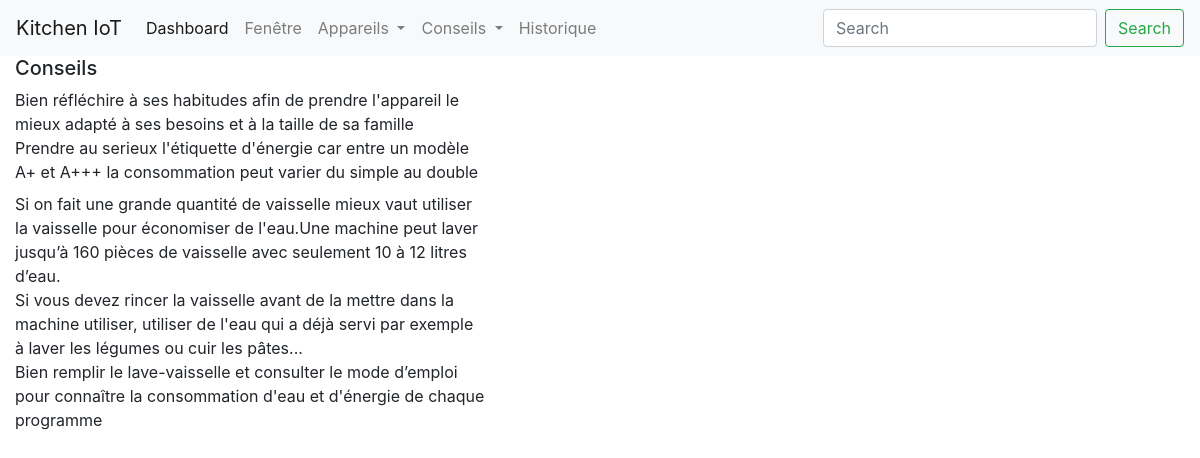
/dishwasher/, run on the app's committed database.
### app/models.py (models this page shows, shortened)
class AdvicesConsumption(db.Model):
    __tablename__ = "adviceConsumption"
    id = db.Column(db.Integer, primary_key=True, autoincrement=True)
    type_d = db.Column(db.String(150), nullable=False)
    advice = db.Column(db.Text, nullable=False)
    device = db.Column(db.String(150), nullable=False)

### app/routes.py (the view)
@app.route("/dishwasher/")
def dishwasher_advice():
    gen_advices =  AdvicesConsumption.query.filter(AdvicesConsumption.device.endswith("Achat")).all()
    dishwasher_advices = AdvicesConsumption.query.filter(AdvicesConsumption.device.endswith("Lave-vaisselle")).all()
    return render_template("devices/dishwasher.html", dishwasher_advices=dishwasher_advices, gen_advices=gen_advices)

### app/templates/devices/dishwasher.html (shortened to what this page needs)
{% extends "index.html" %}
{% block content %}
<body>
    <div class="col-5">
        <div class="">
            <h5>Conseils</h5>
            {% if gen_advices is defined and gen_advices|length %}
                {% for advice in gen_advices %}
                    {{ advice["advice"]}}<br />
                {% endfor %}
            {% endif %}
        </div>
        <div class="">
            {% if dishwasher_advices is defined and dishwasher_advices|length %}
                {% for advice in dishwasher_advices %}
                    {{ advice["advice"]}}<br />
                {% endfor %}
            {% endif %}
        </div>
    </div>
</body>
{% endblock %}

### data on the page
AdvicesConsumption: advice "Bien réfléchire à ses habitudes afin de prendre l'appareil le mieux adapté à ses besoins et à la taille de sa famille"
AdvicesConsumption: advice "Prendre au serieux l'étiquette d'énergie car entre un modèle A+ et A+++ la consommation peut varier du simple au double"
AdvicesConsumption: advice "Si on fait une grande quantité de vaisselle mieux vaut utiliser la vaisselle pour économiser de l'eau.Une machine peut laver jusqu’à 160 pièces de vaisselle avec seulement 10 à 12 litres d’eau."
AdvicesConsumption: advice "Si vous devez rincer la vaisselle avant de la mettre dans la machine utiliser, utiliser de l'eau qui a déjà servi par exemple à laver les légumes ou cuir les pâtes..."
AdvicesConsumption: advice "Bien remplir le lave-vaisselle et consulter le mode d’emploi pour connaître la consommation d'eau et d'énergie de chaque programme"
